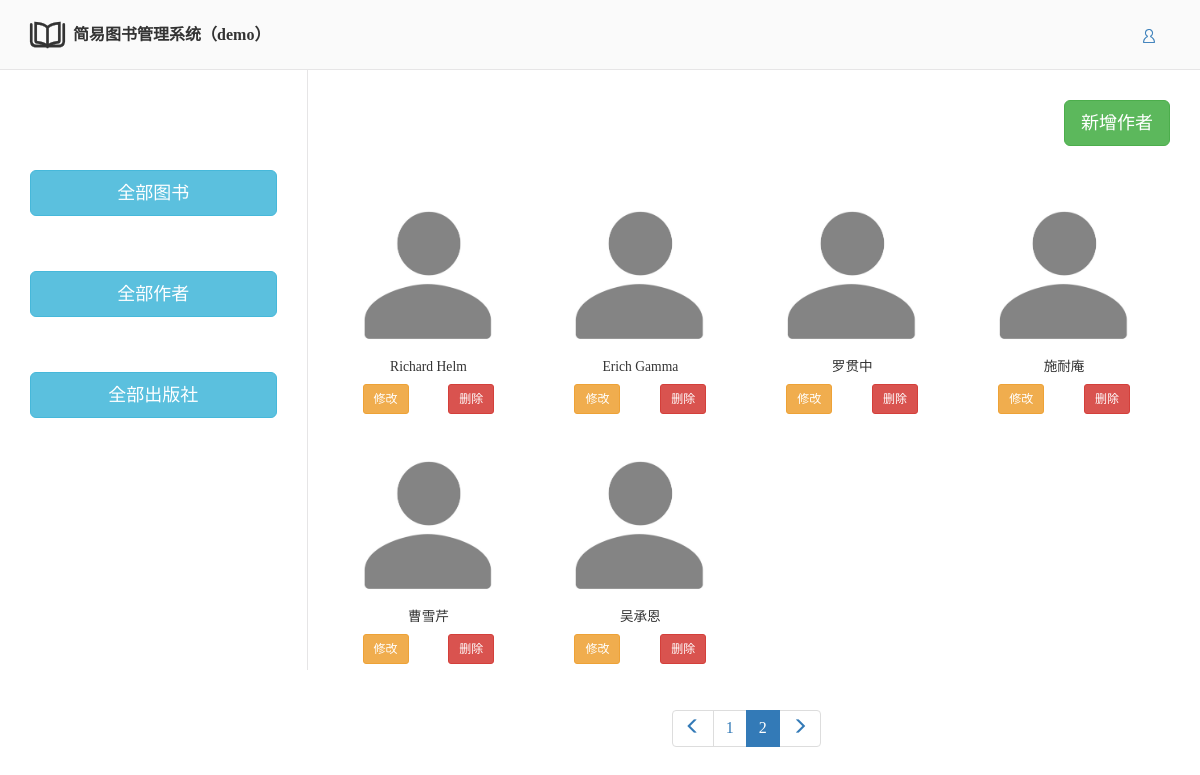
Page /app_home/author/?page=2 on the committed database.
### app_home/models.py (models this page shows)
class Author(models.Model):
    a_id = models.AutoField(primary_key=True)
    auth_name = models.CharField(max_length=20)

### app_home/views.py (the view)
# urls.py: path('author/', views.author),
def author(request):
    if request.method == "POST":
        auth_name = request.POST.get('auth_name')
        form = AddFormAuth(request.POST)
        if form.is_valid():
            Author.objects.create(auth_name=auth_name)
            return redirect('/app_home/author/')
    usr = request.user.username
    all_count = Author.objects.all().count()
    query_params = request.GET.copy()
    query_params._mutable = True
    pager = Pagination(
        current_page=request.GET.get('page'),
        all_count=all_count,
        base_url=request.path_info,
        query_params=query_params,
        per_page=per_page_count,
    )
    auth_list = Author.objects.all().order_by('-pk')[pager.start:pager.end]
    form = AddFormAuth()
    return render(request, "home/author.html", locals())

### app_home/pagination.py (called while the page is built)
    @property
    def start(self):
        return (self.current_page - 1) * self.per_page

    @property
    def end(self):
        return self.current_page * self.per_page

### templates/home/author.html (shortened to what this page needs)
{% extends 'base2.html' %}
{% block db_book %}
    <div class="book-head">
    <span class="btn btn-success btn-lg pull-right" data-toggle="modal"
          data-target=".modal-auth">新增作者</span>
    </div>
    {% for auth in auth_list %}
        <div class="col-md-3 pub-auth">
            <div class="auth-bg bg">
                <a class="text-muted text-center center-block" href="/app_home/{{ auth.pk }}/auth_info/"></a>
            </div>
            <span class="text-center center-block small">{{ auth.auth_name }}</span>
            <div>
                <a href="/app_home/{{ auth.pk }}/delete_auth" style="margin-right: 20px" class="btn btn-danger btn-sm
            pull-right">删除</a>
                <span class="btn btn-warning btn-sm pull-left" style="margin-left: 20px" data-toggle="modal"
                      data-target="#modal{{ auth.pk }}">修改</span>
            </div>
        </div>
    {% endfor %}
    <div class="page-nav">
        <nav>
            <ul class="pagination">
                {{ pager.page_html|safe }}
            </ul>
        </nav>
    </div>
{% endblock %}

### static/auth/login.css (style rules this page uses)
body { font: 14px/1.5 Helvetica Neue,Helvetica,Arial,Microsoft Yahei,Hiragino Sans GB,Heiti SC,WenQuanYi Micro Hei,sans-serif; }
.btn, .btn:hover { transition: 0.5s all; }

### static/auth/header.css (style rules this page uses)
a,a:hover { text-decoration:None; }

### static/home/home.css (style rules this page uses)
.book-head { width: 100%; height: 100px; }
.book-head span { margin-top: 30px; }
.pub-auth { height: 250px; padding: 20px; }
.pub-auth > span { margin: 10px 0; }
.pub-auth .auth-bg, .book-head .auth-bg { background: url("/static/home/auth_wall.jpeg") no-repeat top center; }
.pub-auth .bg, .book-head .bg { background-size: 100% auto; transition: 0.3s all cubic-bezier(.46, 1, .23, 1.52); }
.pub-auth .bg a { height: 160px; width: 100%; }
.page-nav { width: 500px; text-align: center; position: absolute; bottom: -100px; left: 50%; margin-left: -250px; }

### rows in the picture
Author: auth_name "Richard Helm"
Author: auth_name "Erich Gamma"
Author: auth_name "罗贯中"
Author: auth_name "施耐庵"
Author: auth_name "曹雪芹"
Author: auth_name "吴承恩"

### other values in the picture
{{ pager.page_html|safe }} "1 2"
